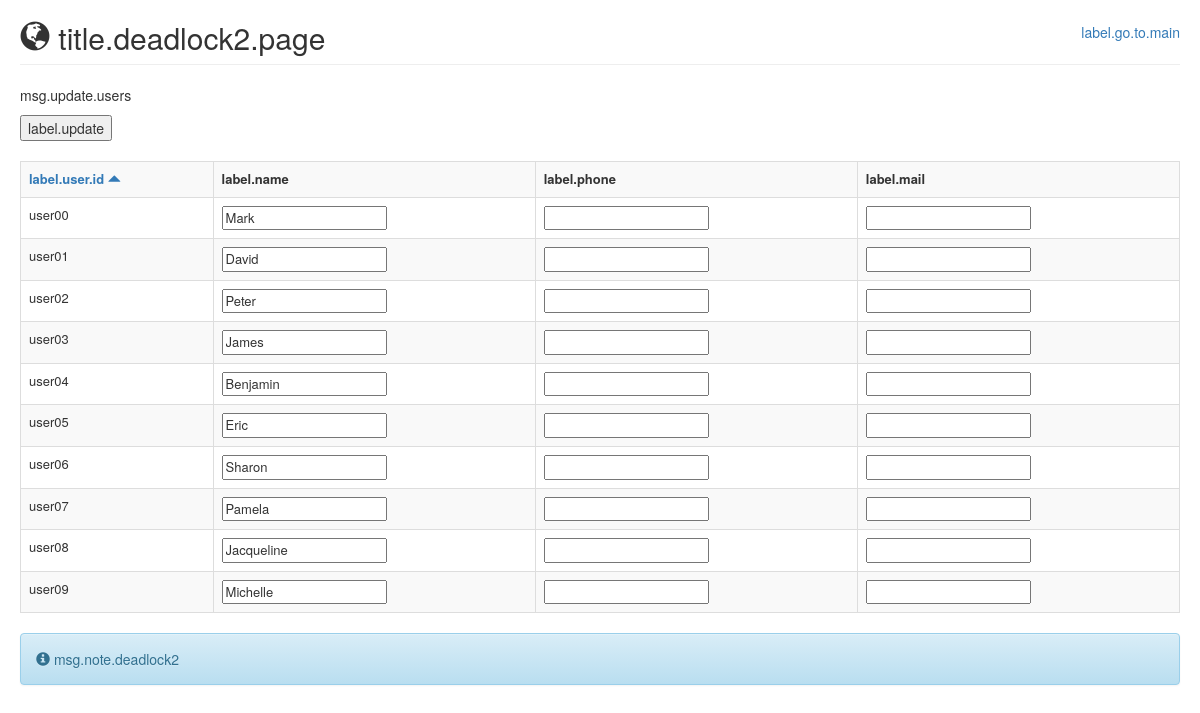
Before: /deadlock2/ with the older database file.
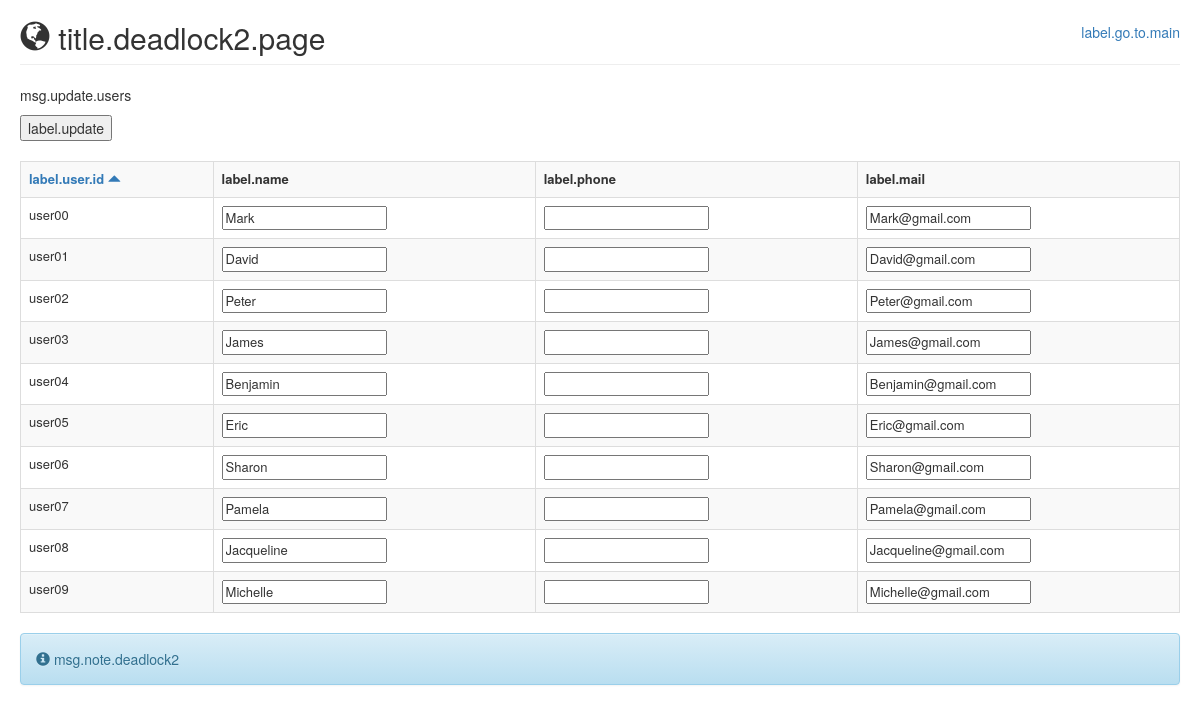
After: the same page with the newer database file.
### easybuggy/models.py (models this page shows)
class User(models.Model):
    id = models.CharField(max_length=10, primary_key=True)
    name = models.CharField(max_length=30)
    password = models.CharField(max_length=30)
    secret = models.CharField(max_length=100)
    ispublic = models.CharField(max_length=5)
    phone = models.CharField(max_length=20, blank=True, null=True)
    mail = models.EmailField(max_length=100, blank=True, null=True)

### easybuggy/views.py (the view, shortened to what this page needs)
# urls.py: url(r'^deadlock2/$', views.deadlock2, name='deadlock2'),
def deadlock2(request):
    d = {
        'title': _('title.deadlock2.page'),
        'note': _('msg.note.deadlock2'),
    }
    order = get_order(request)
    d['users'] = User.objects.raw("SELECT * FROM easybuggy_user WHERE ispublic = 'true' ORDER BY id " + order)
    d['order'] = order
    return render(request, 'deadlock2.html', d)

### easybuggy/views.py (called while the page is built)
def get_order(request):
    order = request.GET.get("order")
    if order == 'asc':
        order = 'desc'
    else:
        order = 'asc'
    return order

### templates/deadlock2.html (shortened to what this page needs)
{% extends "base.html" %}
{% load i18n %}
{% block body %}
{% include "header.html" %}
<p>{% trans 'msg.update.users' %}</p>
<form action="" method="post">
    <input type="submit" value="{% trans 'label.update' %}"/><br/><br/>
    <table class="table table-striped table-bordered table-hover" style="font-size: small;">
        <tr>
            <th><a href='/deadlock2?order={{order}}'>
            {% trans 'label.user.id' %}
            {% if order is not "desc" %}
            <span class="glyphicon glyphicon-triangle-top"></span>
            {% else %}
            <span class="glyphicon glyphicon-triangle-bottom"></span>
            {% endif %}
            </a></th>
            <th>{% trans 'label.name' %}</th>
            <th>{% trans 'label.phone' %}</th>
            <th>{% trans 'label.mail' %}</th>
        </tr>
        {% for user in users %}
        <tr>
            <td><input type="hidden" name="uid_{{ forloop.counter }}" value="{{ user.id }}"/>{{ user.id }}</td>
            <td><input type="text" name="{{ user.id }}_name" value="{{ user.name }}"/></td>
            <td><input type="text" name="{{ user.id }}_phone" value="{{ user.phone|default_if_none:'' }}"/></td>
            <td><input type="text" name="{{ user.id }}_mail" value="{{ user.mail|default_if_none:'' }}"/></td>
        </tr>
        {% endfor %}
    </table>
    {% include "messages.html" %}
</form>
{% endblock %}

### templates/base.html (shortened to what this page needs)
<!DOCTYPE html PUBLIC "-//W3C//DTD XHTML 1.0 Strict//EN" "http://www.w3.org/TR/xhtml1/DTD/xhtml1-strict.dtd">
{% load i18n %}
<html xmlns="http://www.w3.org/1999/xhtml" lang="ja">
<head>
	<link rel="stylesheet" href="https://maxcdn.bootstrapcdn.com/bootstrap/3.3.7/css/bootstrap.min.css"
 />
	<link rel="stylesheet" href="https://maxcdn.bootstrapcdn.com/bootstrap/3.3.7/css/bootstrap-theme.min.css"
 />
	<link rel="stylesheet" href="https://cdnjs.cloudflare.com/ajax/libs/animate.css/3.5.2/animate.min.css"
 />
</head>
<body style="margin-left: 20px; margin-right: 20px;">
{% block body %}
{% endblock %}
</body>
</html>

### templates/header.html
{% load i18n %}
<table style="width: 100%;">
    <tr>
        <td><h2><span class="glyphicon glyphicon-globe"></span> <span>{{ title }}</span></h2></td>
        <td align="right"><a href="/">{% trans 'label.go.to.main' %}</a></td>
    </tr>
</table>
<hr style="margin-top: 0px"/>

### templates/messages.html (shortened to what this page needs)
{% if note %}
<div class="alert alert-info" role="alert">
    <span class="glyphicon glyphicon-info-sign"></span>
    <th>{% autoescape off %}{{ note }}{% endautoescape %}</th><br/>
</div>
{% endif %}

Changed rows visible on the page:
changed User "user00": mail (not shown) → "Mark@gmail.com"
changed User "user01": mail (not shown) → "David@gmail.com"
changed User "user02": mail (not shown) → "Peter@gmail.com"
changed User "user03": mail (not shown) → "James@gmail.com"
changed User "user04": mail (not shown) → "Benjamin@gmail.com"
changed User "user05": mail (not shown) → "Eric@gmail.com"
changed User "user06": mail (not shown) → "Sharon@gmail.com"
changed User "user07": mail (not shown) → "Pamela@gmail.com"
changed User "user08": mail (not shown) → "Jacqueline@gmail.com"
changed User "user09": mail (not shown) → "Michelle@gmail.com"
